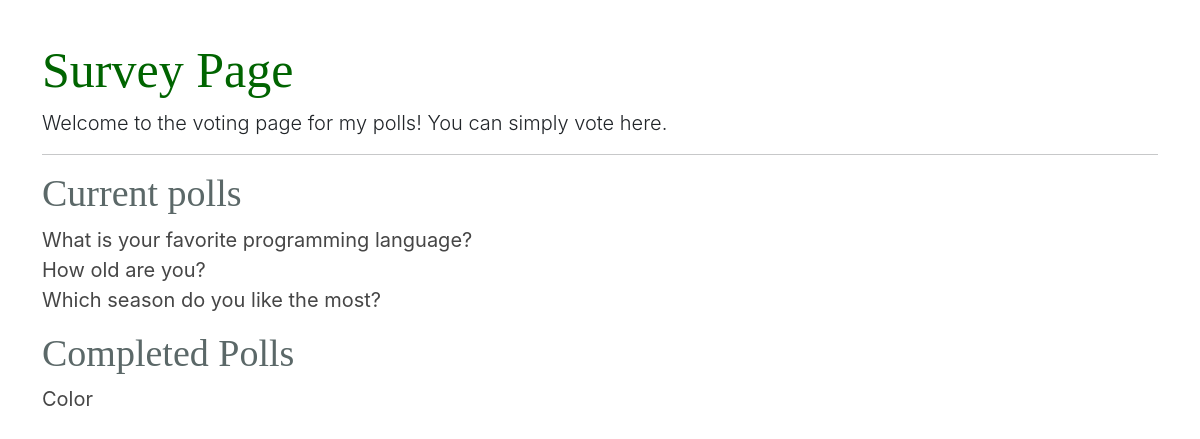
The page / on the database its author committed.
### polls/models.py (models this page shows, shortened)
class Poll(models.Model):
    name = models.CharField(max_length=256)
    slug = models.SlugField(unique=True)
    publish_time =models.DateTimeField()
    days_running = models.IntegerField(default=7)
    def is_active(self):
        end_time = self.publish_time + timedelta(days=self.days_running)
        if timezone.now() >= self.publish_time and timezone.now() <= end_time:
            return True
        else:
            return False

### polls/views.py (the view)
# urls.py: path('', index, name='index'),
def index(request):
    context = {'umfragen': Poll.objects.all(), 'titel': "Survey Page"}
    return render(request=request, template_name='polls/index.html',
                  context=context)

### polls/templates/polls/index.html
       {% extends 'polls/base.html' %}
       {% block content %}
       <h1>{{ titel }}</h1>
        <p class="lead">
        Welcome to the voting page for my polls!
        You can simply vote here.
        </p>
        <hr />
        <h2>Current polls</h2>
        {% if umfragen %}
        <ul>
            {% for umfrage in umfragen %}
            {% if umfrage.is_active %}
            <li><a href="{% url 'polls:umfrage-detail' umfrage.slug %}">{{ umfrage.name }}</a></li>
            {% endif %}
            {% endfor %}
        </ul>
        {% endif %}
        <h2>Completed Polls</h2>
        {% if umfragen %}
        <ul>
            {% for umfrage in umfragen %}
            {% if not umfrage.is_active %}
            <li><a href="{% url 'polls:results' umfrage.slug %}">{{ umfrage.name }}</a></li>
            {% endif %}
            {% endfor %}
        </ul>
        {% endif %}
        {% endblock %}

### static/css/main.css (style rules this page uses)
h1 { font-family: Cambria, Cochin, Georgia, Times, 'Times New Roman', serif; font-size: 50px; color: darkgreen; }
h2 { font-family: Georgia, 'Times New Roman', Times, serif; font-size: 38px; color: rgb(91, 104, 104); }
p.lead { font-family: -apple-system, BlinkMacSystemFont, 'Segoe UI', Roboto, Oxygen, Ubuntu, Cantarell, 'Open Sans', 'Helvetica Neue', sans-serif; }
ul { font-family: -apple-system, BlinkMacSystemFont, 'Segoe UI', Roboto, Oxygen, Ubuntu, Cantarell, 'Open Sans', 'Helvetica Neue', sans-serif; font-size: 18px; padding-left: 0; }
ul a { color: rgb(70, 70, 70); text-decoration: none; }
li { text-decoration: none; text-shadow: 1px; list-style-type: none; }
a { font-size: 20px; text-decoration: none; color: cadetblue; }

### rows shown on the page
Poll: name "What is your favorite programming language?"
Poll: name "How old are you?"
Poll: name "Which season do you like the most?"
Poll: name "Color"

### other values the page prints
{{ titel }} "Survey Page"
